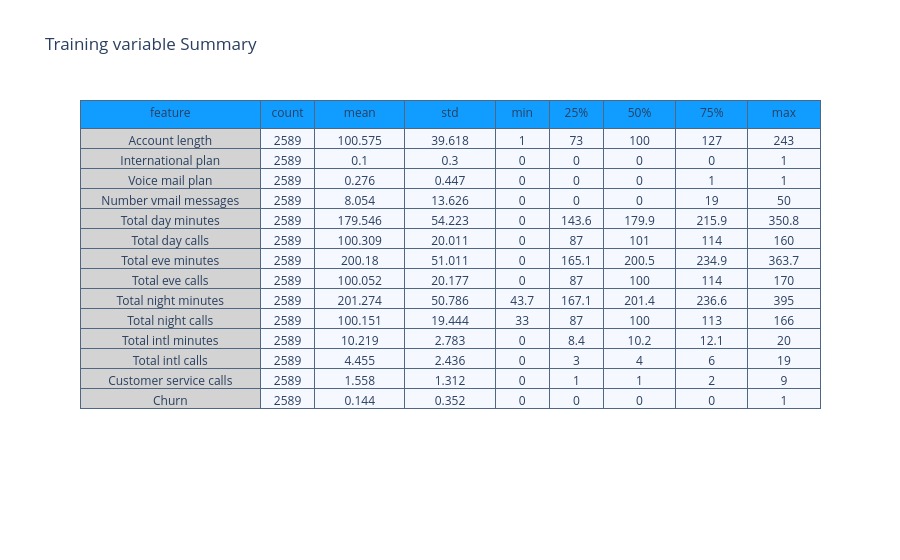

Notebook cell for this chart:
### Markdown cell above
## <a id='3.1'>3.1. Variable summary</a>

### Code cell
summary = (df_telcom_og[[i for i in df_telcom_og.columns]].
           describe().transpose().reset_index())

summary = summary.rename(columns = {"index" : "feature"})
summary = np.around(summary,3)

val_lst = [summary['feature'], summary['count'],
           summary['mean'],summary['std'],
           summary['min'], summary['25%'],
           summary['50%'], summary['75%'], summary['max']]

trace  = go.Table(header = dict(values = summary.columns.tolist(),
                                line = dict(color = ['#506784']),
                                fill = dict(color = ['#119DFF']),
                               ),
                  cells  = dict(values = val_lst,
                                line = dict(color = ['#506784']),
                                fill = dict(color = ["lightgrey",'#F5F8FF'])
                               ),
                  columnwidth = [200,60,100,100,60,60,80,80,80])
layout = go.Layout(dict(title = "Training variable Summary"))
figure = go.Figure(data=[trace],layout=layout)
py.iplot(figure)

### Figure 1 — Plotly figure (JSON) as saved in the notebook; plotly's stock layout.template omitted (floating-point values rounded to 4 significant figures)
{"data": [{"cells": {"fill": {"color": ["lightgrey", "#F5F8FF"]}, "line": {"color": ["#506784"]}, "values": [["Account length", "International plan", "Voice mail plan", "Number vmail messages", "Total day minutes", "Total day calls", "Total eve minutes", "Total eve calls", "Total night minutes", "Total night calls", "Total intl minutes", "Total intl calls", "Customer service calls", "Churn"], [2589, 2589, 2589, 2589, 2589, 2589, 2589, 2589, 2589, 2589, 2589, 2589, 2589, 2589], [100.6, 0.1, 0.276, 8.054, 179.5, 100.3, 200.2, 100.1, 201.3, 100.2, 10.22, 4.455, 1.558, 0.144], [39.62, 0.3, 0.447, 13.63, 54.22, 20.01, 51.01, 20.18, 50.79, 19.44, 2.783, 2.436, 1.312, 0.352], [1, 0, 0, 0, 0, 0, 0, 0, 43.7, 33, 0, 0, 0, 0], [73, 0, 0, 0, 143.6, 87, 165.1, 87, 167.1, 87, 8.4, 3, 1, 0], [100, 0, 0, 0, 179.9, 101, 200.5, 100, 201.4, 100, 10.2, 4, 1, 0], [127, 0, 1, 19, 215.9, 114, 234.9, 114, 236.6, 113, 12.1, 6, 2, 0], [243, 1, 1, 50, 350.8, 160, 363.7, 170, 395, 166, 20, 19, 9, 1]]}, "columnwidth": [200, 60, 100, 100, 60, 60, 80, 80, 80], "header": {"fill": {"color": ["#119DFF"]}, "line": {"color": ["#506784"]}, "values": ["feature", "count", "mean", "std", "min", "25%", "50%", "75%", "max"]}, "type": "table"}], "layout": {"title": {"text": "Training variable Summary"}}}
